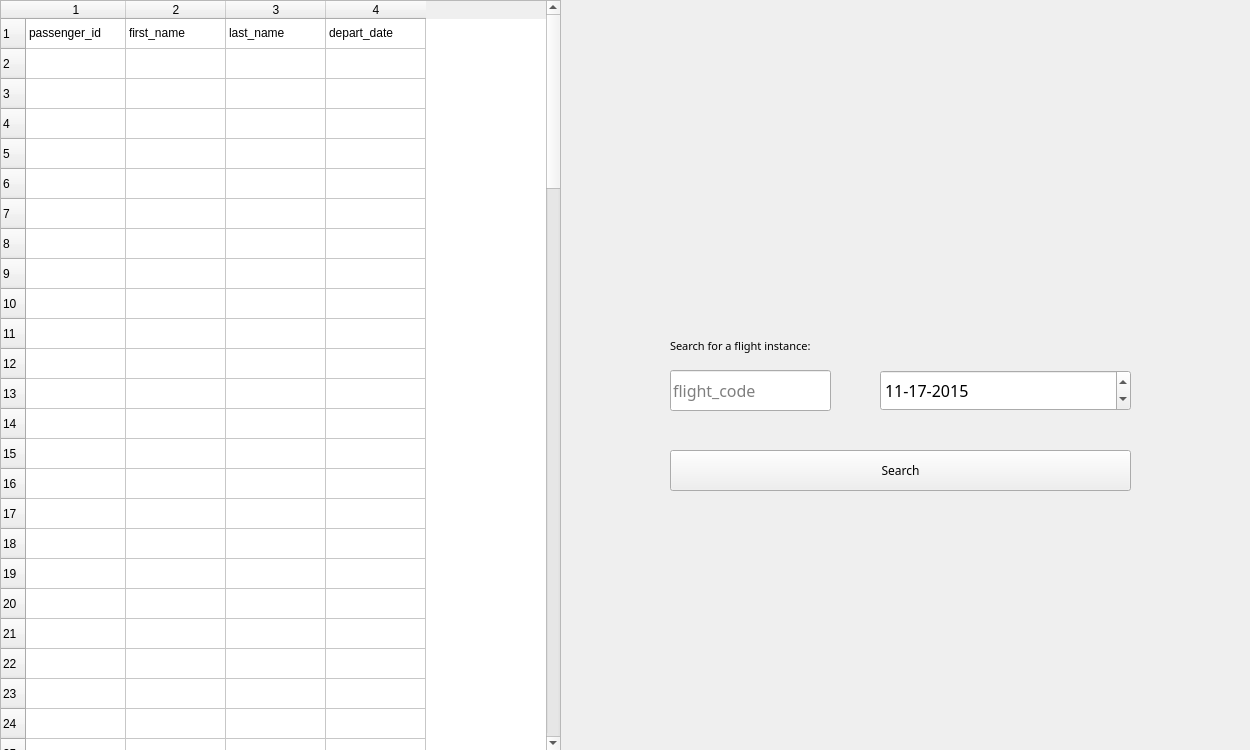
<?xml version="1.0" encoding="UTF-8"?>
<ui version="4.0">
 <class>viewPassenger</class>
 <widget class="QWidget" name="viewPassenger">
  <property name="geometry">
   <rect>
    <x>0</x>
    <y>0</y>
    <width>1250</width>
    <height>750</height>
   </rect>
  </property>
  <property name="minimumSize">
   <size>
    <width>1250</width>
    <height>750</height>
   </size>
  </property>
  <property name="maximumSize">
   <size>
    <width>1250</width>
    <height>750</height>
   </size>
  </property>
  <property name="windowTitle">
   <string>View Passenger</string>
  </property>
  <widget class="QTableWidget" name="table_Passenger">
   <property name="geometry">
    <rect>
     <x>0</x>
     <y>0</y>
     <width>561</width>
     <height>751</height>
    </rect>
   </property>
   <property name="rowCount">
    <number>100</number>
   </property>
   <property name="columnCount">
    <number>4</number>
   </property>
   <row/>
   <row/>
   <row/>
   <row/>
   <row/>
   <row/>
   <row/>
   <row/>
   <row/>
   <row/>
   <row/>
   <row/>
   <row/>
   <row/>
   <row/>
   <row/>
   <row/>
   <row/>
   <row/>
   <row/>
   <row/>
   <row/>
   <row/>
   <row/>
   <row/>
   <row/>
   <row/>
   <row/>
   <row/>
   <row/>
   <row/>
   <row/>
   <row/>
   <row/>
   <row/>
   <row/>
   <row/>
   <row/>
   <row/>
   <row/>
   <row/>
   <row/>
   <row/>
   <row/>
   <row/>
   <row/>
   <row/>
   <row/>
   <row/>
   <row/>
   <row/>
   <row/>
   <row/>
   <row/>
   <row/>
   <row/>
   <row/>
   <row/>
   <row/>
   <row/>
   <row/>
   <row/>
   <row/>
   <row/>
   <row/>
   <row/>
   <row/>
   <row/>
   <row/>
   <row/>
   <row/>
   <row/>
   <row/>
   <row/>
   <row/>
   <row/>
   <row/>
   <row/>
   <row/>
   <row/>
   <row/>
   <row/>
   <row/>
   <row/>
   <row/>
   <row/>
   <row/>
   <row/>
   <row/>
   <row/>
   <row/>
   <row/>
   <row/>
   <row/>
   <row/>
   <row/>
   <row/>
   <row/>
   <row/>
   <row/>
   <column/>
   <column/>
   <column/>
   <column/>
   <item row="0" column="0">
    <property name="text">
     <string>passenger_id</string>
    </property>
   </item>
   <item row="0" column="1">
    <property name="text">
     <string>first_name</string>
    </property>
   </item>
   <item row="0" column="2">
    <property name="text">
     <string>last_name</string>
    </property>
   </item>
   <item row="0" column="3">
    <property name="text">
     <string>depart_date</string>
    </property>
   </item>
  </widget>
  <widget class="QLabel" name="label">
   <property name="geometry">
    <rect>
     <x>560</x>
     <y>0</y>
     <width>691</width>
     <height>751</height>
    </rect>
   </property>
   <property name="font">
    <font>
     <family>8514oem</family>
    </font>
   </property>
   <property name="text">
    <string/>
   </property>
   <property name="pixmap">
    <pixmap resource="rscConfig.qrc">:/icons/Resources/Icons/empty.png</pixmap>
   </property>
   <property name="scaledContents">
    <bool>true</bool>
   </property>
  </widget>
  <widget class="QLineEdit" name="lineEdit">
   <property name="geometry">
    <rect>
     <x>670</x>
     <y>370</y>
     <width>161</width>
     <height>41</height>
    </rect>
   </property>
   <property name="font">
    <font>
     <family>8514oem</family>
     <pointsize>12</pointsize>
    </font>
   </property>
   <property name="placeholderText">
    <string>flight_code</string>
   </property>
  </widget>
  <widget class="QDateEdit" name="dateEdit">
   <property name="geometry">
    <rect>
     <x>880</x>
     <y>370</y>
     <width>251</width>
     <height>41</height>
    </rect>
   </property>
   <property name="font">
    <font>
     <family>8514oem</family>
     <pointsize>12</pointsize>
    </font>
   </property>
   <property name="dateTime">
    <datetime>
     <hour>0</hour>
     <minute>0</minute>
     <second>0</second>
     <year>2015</year>
     <month>11</month>
     <day>17</day>
    </datetime>
   </property>
   <property name="displayFormat">
    <string>MM-dd-yyyy</string>
   </property>
  </widget>
  <widget class="QLabel" name="label_2">
   <property name="geometry">
    <rect>
     <x>670</x>
     <y>320</y>
     <width>391</width>
     <height>51</height>
    </rect>
   </property>
   <property name="font">
    <font>
     <family>8514oem</family>
     <pointsize>8</pointsize>
     <weight>50</weight>
     <bold>false</bold>
    </font>
   </property>
   <property name="text">
    <string>Search for a flight instance:</string>
   </property>
  </widget>
  <widget class="QPushButton" name="submitSearch">
   <property name="geometry">
    <rect>
     <x>670</x>
     <y>450</y>
     <width>461</width>
     <height>41</height>
    </rect>
   </property>
   <property name="font">
    <font>
     <family>8514oem</family>
    </font>
   </property>
   <property name="text">
    <string>Search</string>
   </property>
  </widget>
 </widget>
 <resources>
  <include location="rscConfig.qrc"/>
 </resources>
 <connections/>
</ui>
